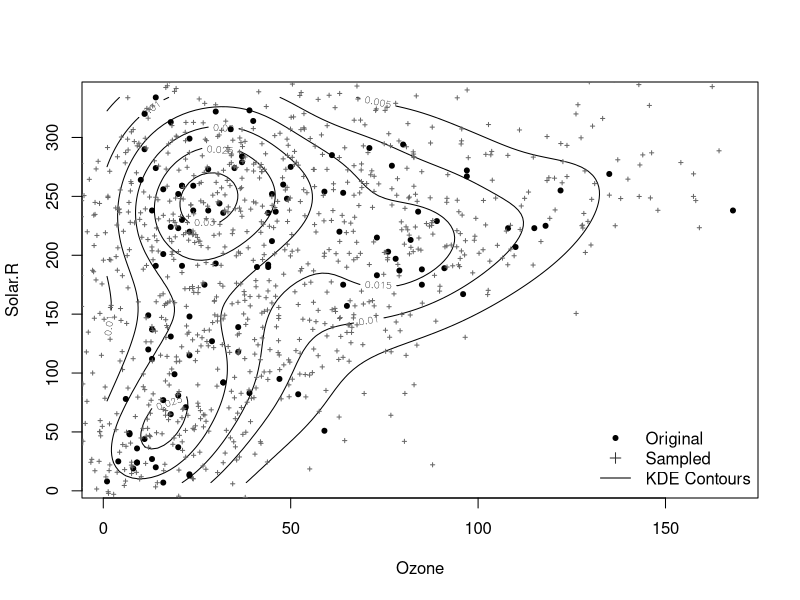

Source code (R):
## radially symmetric kernel (Gussian kernel)
RadSym <- function(u)
    exp(-rowSums(u^2)/2) / (2*pi)^(ncol(u)/2)

## multivariate extension of Scott's bandwidth rule
Scott <- function(data)
    t(chol(cov(data))) * nrow(data) ^ (-1/(ncol(data)+4))

## compute KDE at x given data
mvkde <- function(x, data, bandwidth=Scott, kernel=RadSym) {
    # bandwidth may be a function or matrix
    if(is.function(bandwidth))
        bandwidth <- bandwidth(data)
    u <- t(solve(bandwidth, t(data) - x))
    mean(kernel(u))
}

## compute KDE at (matrix) x given data
smvkde <- function(x, ...)
    apply(x, 1, mvkde, ...)

## Example with 'airquality' data
## compute bivariate KDE and plot contours
data("airquality")
aq <- subset(airquality, !is.na(Ozone) & !is.na(Solar.R),
             select=c("Ozone", "Solar.R"))
## compute density on a grid of Ozone and Solar.R values
dens.Ozone <- seq(min(aq$Ozone),max(aq$Ozone),length.out=100)
dens.Solar.R <- seq(min(aq$Solar.R),max(aq$Solar.R),length.out=100)
dens.grid <- expand.grid(Ozone=dens.Ozone, Solar.R=dens.Solar.R)
dens.vals <- smvkde(dens.grid, data=aq)

## arrange density values into matrix for easy plotting
dens.mtrx <- matrix(dens.vals, 100, 100)
contour(x=dens.Ozone, y=dens.Solar.R, z=dens.mtrx,
        xlab="Ozone", ylab="Solar.R")
points(aq$Ozone, aq$Solar.R, pch=20)

## sample and plot 1000 points from bivariate KDE 
## assume Gaussian kernel and Scott bandwidth formula
## 1. sample the original data with replacement
n <- 1000; p <- dim(aq)[2]; set.seed(42)
dens.samp <- aq[sample(1:nrow(aq), size=n, replace=TRUE),]
## 2. add variability by sampling from kernel
dens.samp <- dens.samp + matrix(rnorm(n*p), n, p) %*% Scott(aq)
## 3. plot sampled points
points(dens.samp$Ozone, dens.samp$Solar.R, pch=3,
       cex=0.4, col=gray(0.4))
legend("bottomright",
       c("Original", "Sampled", "KDE Contours"),
       pch=c(20,3,NA),lty=c(NA,NA,1),
       col=gray(c(0,0.2,0)), bty="n")
